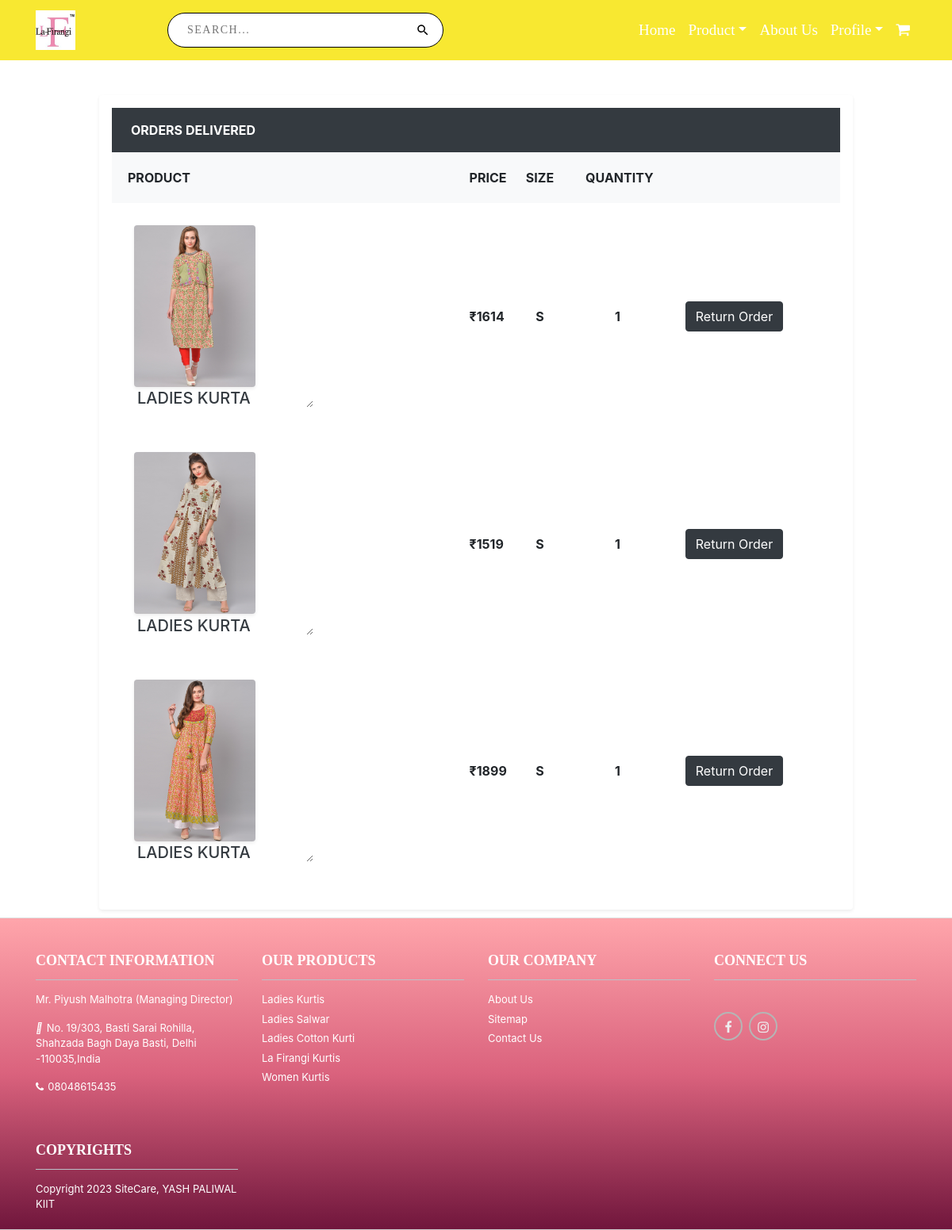
Screenshot of /Previousorders/ (signed in) with the database file from the repository.
### vendor/models.py (models this page shows, shortened)
class PreviousOrder(models.Model):
    orderid =  models.AutoField
    ordernumber = models.IntegerField()
    order_user=models.ForeignKey(User,on_delete=models.CASCADE,default=None)
    order_product=models.ForeignKey(Product,on_delete=models.CASCADE,default=None)
    count=models.IntegerField(default=1)
    order_address=models.ForeignKey(Checkout,on_delete=models.CASCADE,default=None)

class Product(models.Model):
    id = models.CharField(max_length=30,primary_key=True)
    pid = models.CharField(max_length=30)
    brand = models.CharField(max_length=30,default=None)
    cat = models.ForeignKey(Category,on_delete=models.CASCADE,default=None)
    name = models.CharField(max_length=100)
    description = models.TextField()
    basicPrice = models.IntegerField()
    discount = models.IntegerField()
    price = models.IntegerField()
    size = models.ForeignKey(Size,on_delete=models.CASCADE,default=None)
    img1 = models.ImageField(upload_to='images')
    img2 = models.ImageField(upload_to='images',default=None)
    date = models.DateTimeField(auto_now_add=True)
    update = models.DateTimeField(auto_now=True)

class Size(models.Model):
    sid = models.AutoField
    sname = models.CharField(max_length=5)
    def __str__(self):
        return self.sname

### vendor/views.py (the view, shortened to what this page needs)
# urls.py: path('Previousorders/',views.PastOrders2),
@login_required(login_url='/register/')
def PastOrders2(request):
    cat = Category.objects.all()
    siz = Size.objects.all()
    rdata = ReturnOrder.objects.filter(order_user=request.user)
    length = rdata.count()
    data=PreviousOrder.objects.filter(order_user=request.user)
    return render(request,"pastorders.html",{"Data":data,"RData":rdata,"length":length})

### templates/pastorders.html (shortened to what this page needs)
{% extends 'index.html' %}
{% load static %}
{% block body %}
     <div class="container col-lg-offset-4">
        <div class="row">
            <div class="col-lg-10 offset-1 p-3 bg-white rounded shadow-sm mb-8">
                <div class="bg-dark text-white px-4 py-3 text-uppercase font-weight-bold">Orders Delivered</div>
                <div class="table-responsive">
                    <table class="table">
                        <thead>
                        <tr>
                            <th scope="col" class="border-0 bg-light">
                                <div class="p-2 px-2 text-uppercase">Product</div>
                            </th>
                            <th scope="col" class="border-0 bg-light">
                                <div class="py-2 text-uppercase">Price</div>
                            </th>
                            <th scope="col" class="border-0 bg-light">
                                <div class="py-2 text-uppercase">Size</div>
                            </th>
                            <th scope="col" class="border-0 bg-light">
                                <div class="py-2 px-3 text-uppercase">Quantity</div>
                            </th>
                            <th scope="col" class="border-0 bg-light">
                                <div class="py-2 px-3 text-uppercase">&nbsp;</div>
                            </th>
                            <th scope="col" class="border-0 bg-light">
                                <div class="py-2 px-3 text-uppercase">&nbsp;</div>
                            </th>
                        </tr>
                        </thead>
                        <tbody>
                        {% for i in Data %}
                            <tr>
                                <th scope="row" class="border-0">
                                    <div class="p-3">
                                        <img src="{{i.order_product.img1.url}}"
                                             alt="{{ i.id }}" width="70" class="img-fluid rounded shadow-sm">
                                        <div class="ml-1 d-inline-block align-middle"
                                             style="width: 58%; white-space: nowrap;overflow : hidden;text-overflow: ellipsis;resize: horizontal">
                                            <h5 class="mb-0"><a href="#" class="text-dark d-inline-block align-middle"
                                            >
                                                {{i.order_product.name}}</a></h5>
                                        </div>
                                    </div>
                                </th>
                                <td class="border-0 align-middle"><strong>&#8377;{{i.order_product.price}}</strong>
                                </td>
                                <td class="border-0 align-middle" style="text-align: center">
                                    <strong>{{i.order_product.size}}</strong>
                                </td>
                                <td class="border-0 align-middle" style="text-align: center">
                                    <div class="qtydiv">
                                            <div class="qtybox">
                                                <strong>
                                                    {{i.count}}
                                                </strong>
                                            </div>
                                        </div>
                                </td>
                                <td class="border-0 align-middle">
                                                <strong>
                                                    <a class="btn btn-dark" href="/returnorder/{{i.ordernumber}}/" style="white-space: nowrap">Return Order</a>
                                                </strong>
                                </td>
                            </tr>
                        {% endfor %}
                        </tbody>
                    </table>
                </div>
            </div>
        </div>
     </div>
{% endblock %}

### rows the page displays
PreviousOrder: order_product.img1 (picture), order_product.name "LADIES KURTA", order_product.price "1614", order_product.size "S", count "1"
PreviousOrder: order_product.img1 (picture), order_product.name "LADIES KURTA", order_product.price "1519", order_product.size "S", count "1"
PreviousOrder: order_product.img1 (picture), order_product.name "LADIES KURTA", order_product.price "1899", order_product.size "S", count "1"
